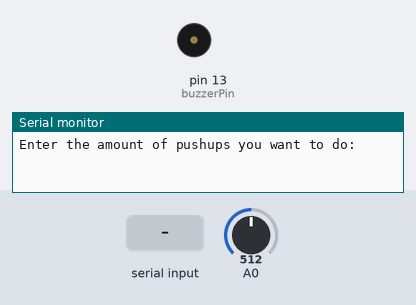
Recording of a sketch running on a simulated Arduino Uno, built with avr-gcc and run on an emulated ATmega328P. Shown: buzzer (waves = sounding), the last lines printed to the serial monitor. Inputs (shaded band) come from the test bench; at power-on: A0 = 512.

Above: at 1.2 s.
1.3 s: "90,45\n" received over Serial
2.8 s: A0 set to 940
At 3.2 s:
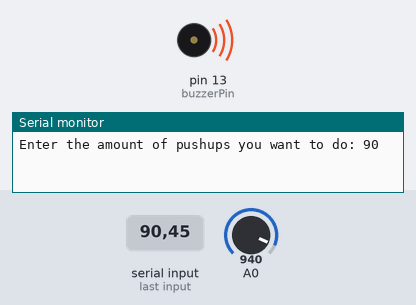
Timing chart, 0 to 5.8 s (numbered marks = the images above; inputs shaded):
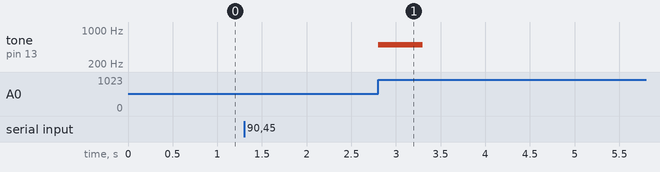

The sketch:

finalProject.ino
```cpp
// Jacob Decker
// ECE387 - Final Individual Project - Push Up Counter

/*
 * Set your goal amount of reps, and then the program will keep track and notify you when you hit it.
 * The muscle sensor allows the user to get the most out of the push up by letting the user know
 *  via buzzer that they've gone down far enough and can come back up.
 */

 int counter = 0;
 int buzzerPin = 13;
 int set;

void setup() {
  pinMode(buzzerPin, OUTPUT);
  Serial.begin(9600);
  Serial.setTimeout(10);
}

void loop() {

  Serial.print("Enter the amount of pushups you want to do: ");

  while(set <= 0) {
    set = Serial.parseInt();
  }

  Serial.println(set);

  while (counter < set) {

    int muscleVal = analogRead(A0);

    if (muscleVal > 930) {
      tone(buzzerPin, 500);
      delay(500);
      noTone(buzzerPin);
      counter++;
      while(analogRead(A0) > 400);
      tone(buzzerPin, 1000);
      delay(500);
      noTone(buzzerPin);
      Serial.println(counter);
    }

  }
  tone(buzzerPin, 1000);
  delay(2000);
  noTone(buzzerPin);
  Serial.println("FINISHED");
  while(true);
}
```

Measured:
- after the input at 2.8 s, tone on pin 13 (buzzerPin): silent → 500 Hz at once, → silent 0.50 s later
